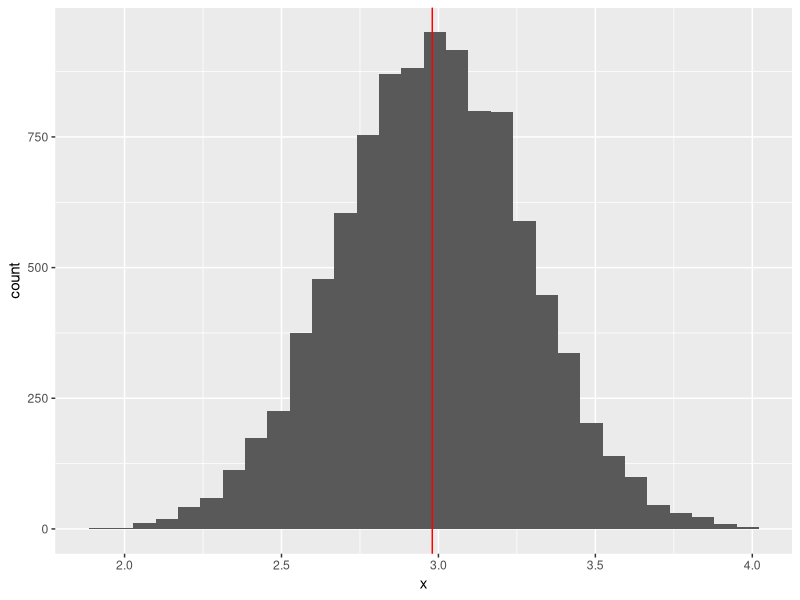
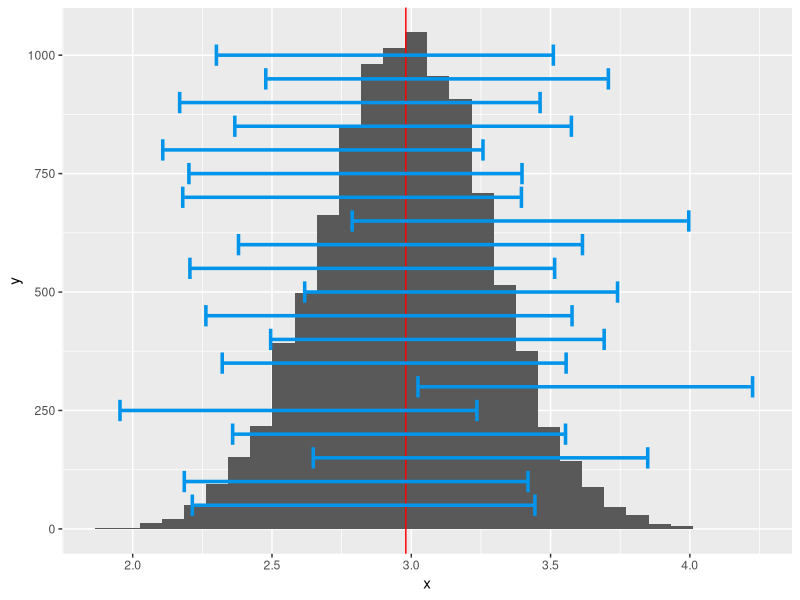

Source code (R) for these figures, in order:
# plot sampling distribution of mean -----------------------------------------------------------
set.seed(1)

population <- rnorm(10000, 3, 3)

population_mean <- mean(population)

my_sample <- sample(population, 100, replace = FALSE)

standard_error <- sqrt(var(my_sample)/length(my_sample))

sampling_distribution_of_mean <- rnorm(10000, mean = population_mean, sd = standard_error)

library(ggplot2)
ggplot(data.frame(x = sampling_distribution_of_mean), aes(x)) + geom_histogram() + geom_vline(xintercept = population_mean, color = "red")


# calculate 20 lots of 95% confidence intervals -----------------------------------------------------------

my_confidence_intervals <- function(){
  
  my_sample <- sample(population, 100, replace = FALSE)
  
  sample_mean <- mean(my_sample)
  
  standard_error <- sqrt(var(my_sample)/length(my_sample))
  
  margin_of_error <- 1.96*standard_error
  
  mean_minus_margin_of_error <- sample_mean - margin_of_error
  mean_plus_margin_of_error <- sample_mean + margin_of_error
  
  c(mean_minus_margin_of_error, mean_plus_margin_of_error)
  
}

#install.packages('plyr')
library(plyr)

xx<-llply(1:20, function(x) my_confidence_intervals())

xx<-data.frame(y=1:20*50, x=do.call(rbind, xx))

#You would want to build a data.frame containing the intervals and then add a layer of horizontal error bars to plot them. First, i transform your ranges into a data.frame

xx<-llply(1:20, function(x) my_confidence_intervals())
xx<-data.frame(y=1:20*50, x=do.call(rbind, xx))
#Now I add them to the plot

ggplot(data.frame(x = sampling_distribution_of_mean), aes(x)) + 
  geom_histogram() + 
  geom_vline(xintercept = population_mean, color = "red") + 
  geom_errorbarh(aes(y=y, x=x.1, xmin=x.1, xmax=x.2), data=xx, col="#0094EA", size=1.2)

